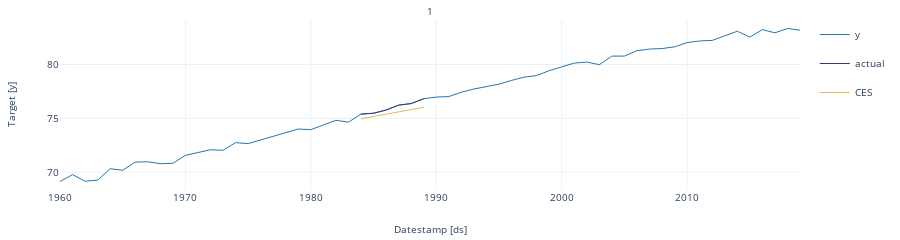
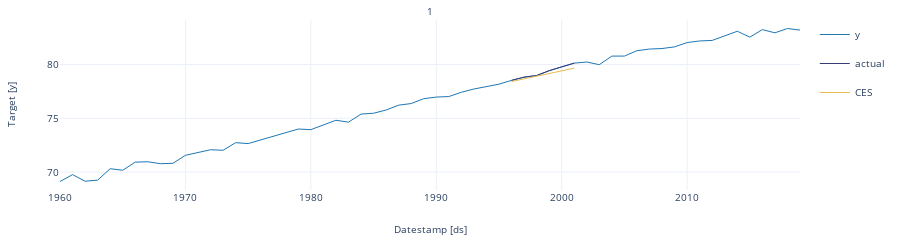
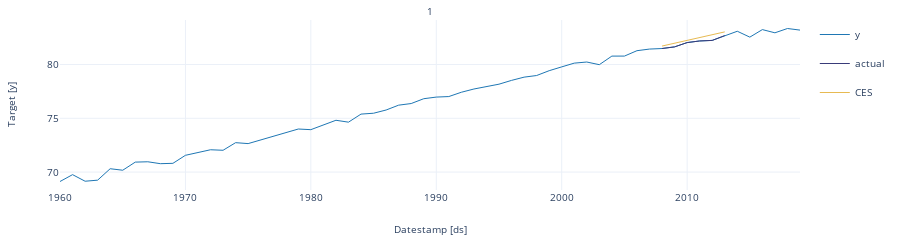

These figures' notebook cell, in order:
### Markdown cell above
We’ll now plot the forecast for each cutoff period. To make the plots clearer, we’ll rename the actual values in each period.

### Code cell
crossvalidation_df.rename(columns = {'y' : 'actual'}, inplace = True) # rename actual values 

cutoff = crossvalidation_df['cutoff'].unique()

for k in range(len(cutoff)): 
    cv = crossvalidation_df[crossvalidation_df['cutoff'] == cutoff[k]]
    StatsForecast.plot(df, cv.loc[:, cv.columns != 'cutoff'])

### Figure 1 — Plotly figure (JSON) as saved in the notebook; plotly's stock layout.template omitted (floating-point values rounded to 4 significant figures)
{"data": [{"legendgroup": "y", "line": {"color": "#1f77b4", "width": 1}, "mode": "lines", "name": "y", "showlegend": true, "type": "scatter", "x": ["1960-01-01T00:00:00", "1961-01-01T00:00:00", "1962-01-01T00:00:00", "1963-01-01T00:00:00", "1964-01-01T00:00:00", "1965-01-01T00:00:00", "1966-01-01T00:00:00", "1967-01-01T00:00:00", "1968-01-01T00:00:00", "1969-01-01T00:00:00", "1970-01-01T00:00:00", "1971-01-01T00:00:00", "1972-01-01T00:00:00", "1973-01-01T00:00:00", "1974-01-01T00:00:00", "1975-01-01T00:00:00", "1976-01-01T00:00:00", "1977-01-01T00:00:00", "1978-01-01T00:00:00", "1979-01-01T00:00:00", "1980-01-01T00:00:00", "1981-01-01T00:00:00", "1982-01-01T00:00:00", "1983-01-01T00:00:00", "1984-01-01T00:00:00", "1985-01-01T00:00:00", "1986-01-01T00:00:00", "1987-01-01T00:00:00", "1988-01-01T00:00:00", "1989-01-01T00:00:00", "1990-01-01T00:00:00", "1991-01-01T00:00:00", "1992-01-01T00:00:00", "1993-01-01T00:00:00", "1994-01-01T00:00:00", "1995-01-01T00:00:00", "1996-01-01T00:00:00", "1997-01-01T00:00:00", "1998-01-01T00:00:00", "1999-01-01T00:00:00", "2000-01-01T00:00:00", "2001-01-01T00:00:00", "2002-01-01T00:00:00", "2003-01-01T00:00:00", "2004-01-01T00:00:00", "2005-01-01T00:00:00", "2006-01-01T00:00:00", "2007-01-01T00:00:00", "2008-01-01T00:00:00", "2009-01-01T00:00:00", "2010-01-01T00:00:00", "2011-01-01T00:00:00", "2012-01-01T00:00:00", "2013-01-01T00:00:00", "2014-01-01T00:00:00", "2015-01-01T00:00:00", "2016-01-01T00:00:00", "2017-01-01T00:00:00", "2018-01-01T00:00:00", "2019-01-01T00:00:00"], "xaxis": "x", "y": [69.12, 69.76, 69.15, 69.25, 70.31, 70.17, 70.93, 70.96, 70.78, 70.81, 71.56, 71.81, 72.08, 72.03, 72.73, 72.65, 72.99, 73.36, 73.69, 74.0, 73.94, 74.35, 74.81, 74.64, 75.39, 75.47, 75.77, 76.22, 76.37, 76.82, 76.97, 77.02, 77.42, 77.72, 77.92, 78.17, 78.52, 78.82, 78.98, 79.42, 79.78, 80.13, 80.23, 79.98, 80.78, 80.78, 81.28, 81.43, 81.49, 81.64, 82.04, 82.19, 82.24, 82.69, 83.09, 82.54, 83.24, 82.95, 83.35, 83.2], "yaxis": "y"}, {"legendgroup": "actual", "line": {"color": "#393b79", "width": 1}, "mode": "lines", "name": "actual", "showlegend": true, "type": "scatter", "x": ["1984-01-01T00:00:00", "1985-01-01T00:00:00", "1986-01-01T00:00:00", "1987-01-01T00:00:00", "1988-01-01T00:00:00", "1989-01-01T00:00:00"], "xaxis": "x", "y": [75.39, 75.47, 75.77, 76.22, 76.37, 76.82], "yaxis": "y"}, {"legendgroup": "CES", "line": {"color": "#e7ba52", "width": 1}, "mode": "lines", "name": "CES", "showlegend": true, "type": "scatter", "x": ["1984-01-01T00:00:00", "1985-01-01T00:00:00", "1986-01-01T00:00:00", "1987-01-01T00:00:00", "1988-01-01T00:00:00", "1989-01-01T00:00:00"], "xaxis": "x", "y": [74.95, 75.16, 75.38, 75.59, 75.81, 76.02], "yaxis": "y"}], "layout": {"annotations": [{"font": {"size": 10}, "showarrow": false, "text": "1", "x": 0.5, "xanchor": "center", "xref": "paper", "y": 1, "yanchor": "bottom", "yref": "paper"}, {"font": {"size": 10}, "showarrow": false, "text": "Datestamp [ds]", "x": 0.5, "xanchor": "center", "xref": "paper", "y": 0, "yanchor": "top", "yref": "paper", "yshift": -30}, {"font": {"size": 10}, "showarrow": false, "text": "Target [y]", "textangle": -90, "x": 0, "xanchor": "right", "xref": "paper", "xshift": -40, "y": 0.5, "yanchor": "middle", "yref": "paper"}], "autosize": true, "font": {"size": 10}, "height": 150, "margin": {"b": 50, "l": 60, "r": 10, "t": 20}, "xaxis": {"anchor": "y", "domain": [0, 1], "showticklabels": true, "visible": true}, "yaxis": {"anchor": "x", "domain": [0, 1]}}}

### Figure 2 — Plotly figure (JSON) as saved in the notebook; plotly's stock layout.template omitted (floating-point values rounded to 4 significant figures)
{"data": [{"legendgroup": "y", "line": {"color": "#1f77b4", "width": 1}, "mode": "lines", "name": "y", "showlegend": true, "type": "scatter", "x": ["1960-01-01T00:00:00", "1961-01-01T00:00:00", "1962-01-01T00:00:00", "1963-01-01T00:00:00", "1964-01-01T00:00:00", "1965-01-01T00:00:00", "1966-01-01T00:00:00", "1967-01-01T00:00:00", "1968-01-01T00:00:00", "1969-01-01T00:00:00", "1970-01-01T00:00:00", "1971-01-01T00:00:00", "1972-01-01T00:00:00", "1973-01-01T00:00:00", "1974-01-01T00:00:00", "1975-01-01T00:00:00", "1976-01-01T00:00:00", "1977-01-01T00:00:00", "1978-01-01T00:00:00", "1979-01-01T00:00:00", "1980-01-01T00:00:00", "1981-01-01T00:00:00", "1982-01-01T00:00:00", "1983-01-01T00:00:00", "1984-01-01T00:00:00", "1985-01-01T00:00:00", "1986-01-01T00:00:00", "1987-01-01T00:00:00", "1988-01-01T00:00:00", "1989-01-01T00:00:00", "1990-01-01T00:00:00", "1991-01-01T00:00:00", "1992-01-01T00:00:00", "1993-01-01T00:00:00", "1994-01-01T00:00:00", "1995-01-01T00:00:00", "1996-01-01T00:00:00", "1997-01-01T00:00:00", "1998-01-01T00:00:00", "1999-01-01T00:00:00", "2000-01-01T00:00:00", "2001-01-01T00:00:00", "2002-01-01T00:00:00", "2003-01-01T00:00:00", "2004-01-01T00:00:00", "2005-01-01T00:00:00", "2006-01-01T00:00:00", "2007-01-01T00:00:00", "2008-01-01T00:00:00", "2009-01-01T00:00:00", "2010-01-01T00:00:00", "2011-01-01T00:00:00", "2012-01-01T00:00:00", "2013-01-01T00:00:00", "2014-01-01T00:00:00", "2015-01-01T00:00:00", "2016-01-01T00:00:00", "2017-01-01T00:00:00", "2018-01-01T00:00:00", "2019-01-01T00:00:00"], "xaxis": "x", "y": [69.12, 69.76, 69.15, 69.25, 70.31, 70.17, 70.93, 70.96, 70.78, 70.81, 71.56, 71.81, 72.08, 72.03, 72.73, 72.65, 72.99, 73.36, 73.69, 74.0, 73.94, 74.35, 74.81, 74.64, 75.39, 75.47, 75.77, 76.22, 76.37, 76.82, 76.97, 77.02, 77.42, 77.72, 77.92, 78.17, 78.52, 78.82, 78.98, 79.42, 79.78, 80.13, 80.23, 79.98, 80.78, 80.78, 81.28, 81.43, 81.49, 81.64, 82.04, 82.19, 82.24, 82.69, 83.09, 82.54, 83.24, 82.95, 83.35, 83.2], "yaxis": "y"}, {"legendgroup": "actual", "line": {"color": "#393b79", "width": 1}, "mode": "lines", "name": "actual", "showlegend": true, "type": "scatter", "x": ["1996-01-01T00:00:00", "1997-01-01T00:00:00", "1998-01-01T00:00:00", "1999-01-01T00:00:00", "2000-01-01T00:00:00", "2001-01-01T00:00:00"], "xaxis": "x", "y": [78.52, 78.82, 78.98, 79.42, 79.78, 80.13], "yaxis": "y"}, {"legendgroup": "CES", "line": {"color": "#e7ba52", "width": 1}, "mode": "lines", "name": "CES", "showlegend": true, "type": "scatter", "x": ["1996-01-01T00:00:00", "1997-01-01T00:00:00", "1998-01-01T00:00:00", "1999-01-01T00:00:00", "2000-01-01T00:00:00", "2001-01-01T00:00:00"], "xaxis": "x", "y": [78.42, 78.66, 78.91, 79.16, 79.41, 79.66], "yaxis": "y"}], "layout": {"annotations": [{"font": {"size": 10}, "showarrow": false, "text": "1", "x": 0.5, "xanchor": "center", "xref": "paper", "y": 1, "yanchor": "bottom", "yref": "paper"}, {"font": {"size": 10}, "showarrow": false, "text": "Datestamp [ds]", "x": 0.5, "xanchor": "center", "xref": "paper", "y": 0, "yanchor": "top", "yref": "paper", "yshift": -30}, {"font": {"size": 10}, "showarrow": false, "text": "Target [y]", "textangle": -90, "x": 0, "xanchor": "right", "xref": "paper", "xshift": -40, "y": 0.5, "yanchor": "middle", "yref": "paper"}], "autosize": true, "font": {"size": 10}, "height": 150, "margin": {"b": 50, "l": 60, "r": 10, "t": 20}, "xaxis": {"anchor": "y", "domain": [0, 1], "showticklabels": true, "visible": true}, "yaxis": {"anchor": "x", "domain": [0, 1]}}}

### Figure 3 — Plotly figure (JSON) as saved in the notebook; plotly's stock layout.template omitted (floating-point values rounded to 4 significant figures)
{"data": [{"legendgroup": "y", "line": {"color": "#1f77b4", "width": 1}, "mode": "lines", "name": "y", "showlegend": true, "type": "scatter", "x": ["1960-01-01T00:00:00", "1961-01-01T00:00:00", "1962-01-01T00:00:00", "1963-01-01T00:00:00", "1964-01-01T00:00:00", "1965-01-01T00:00:00", "1966-01-01T00:00:00", "1967-01-01T00:00:00", "1968-01-01T00:00:00", "1969-01-01T00:00:00", "1970-01-01T00:00:00", "1971-01-01T00:00:00", "1972-01-01T00:00:00", "1973-01-01T00:00:00", "1974-01-01T00:00:00", "1975-01-01T00:00:00", "1976-01-01T00:00:00", "1977-01-01T00:00:00", "1978-01-01T00:00:00", "1979-01-01T00:00:00", "1980-01-01T00:00:00", "1981-01-01T00:00:00", "1982-01-01T00:00:00", "1983-01-01T00:00:00", "1984-01-01T00:00:00", "1985-01-01T00:00:00", "1986-01-01T00:00:00", "1987-01-01T00:00:00", "1988-01-01T00:00:00", "1989-01-01T00:00:00", "1990-01-01T00:00:00", "1991-01-01T00:00:00", "1992-01-01T00:00:00", "1993-01-01T00:00:00", "1994-01-01T00:00:00", "1995-01-01T00:00:00", "1996-01-01T00:00:00", "1997-01-01T00:00:00", "1998-01-01T00:00:00", "1999-01-01T00:00:00", "2000-01-01T00:00:00", "2001-01-01T00:00:00", "2002-01-01T00:00:00", "2003-01-01T00:00:00", "2004-01-01T00:00:00", "2005-01-01T00:00:00", "2006-01-01T00:00:00", "2007-01-01T00:00:00", "2008-01-01T00:00:00", "2009-01-01T00:00:00", "2010-01-01T00:00:00", "2011-01-01T00:00:00", "2012-01-01T00:00:00", "2013-01-01T00:00:00", "2014-01-01T00:00:00", "2015-01-01T00:00:00", "2016-01-01T00:00:00", "2017-01-01T00:00:00", "2018-01-01T00:00:00", "2019-01-01T00:00:00"], "xaxis": "x", "y": [69.12, 69.76, 69.15, 69.25, 70.31, 70.17, 70.93, 70.96, 70.78, 70.81, 71.56, 71.81, 72.08, 72.03, 72.73, 72.65, 72.99, 73.36, 73.69, 74.0, 73.94, 74.35, 74.81, 74.64, 75.39, 75.47, 75.77, 76.22, 76.37, 76.82, 76.97, 77.02, 77.42, 77.72, 77.92, 78.17, 78.52, 78.82, 78.98, 79.42, 79.78, 80.13, 80.23, 79.98, 80.78, 80.78, 81.28, 81.43, 81.49, 81.64, 82.04, 82.19, 82.24, 82.69, 83.09, 82.54, 83.24, 82.95, 83.35, 83.2], "yaxis": "y"}, {"legendgroup": "actual", "line": {"color": "#393b79", "width": 1}, "mode": "lines", "name": "actual", "showlegend": true, "type": "scatter", "x": ["2008-01-01T00:00:00", "2009-01-01T00:00:00", "2010-01-01T00:00:00", "2011-01-01T00:00:00", "2012-01-01T00:00:00", "2013-01-01T00:00:00"], "xaxis": "x", "y": [81.49, 81.64, 82.04, 82.19, 82.24, 82.69], "yaxis": "y"}, {"legendgroup": "CES", "line": {"color": "#e7ba52", "width": 1}, "mode": "lines", "name": "CES", "showlegend": true, "type": "scatter", "x": ["2008-01-01T00:00:00", "2009-01-01T00:00:00", "2010-01-01T00:00:00", "2011-01-01T00:00:00", "2012-01-01T00:00:00", "2013-01-01T00:00:00"], "xaxis": "x", "y": [81.71, 81.97, 82.24, 82.5, 82.77, 83.03], "yaxis": "y"}], "layout": {"annotations": [{"font": {"size": 10}, "showarrow": false, "text": "1", "x": 0.5, "xanchor": "center", "xref": "paper", "y": 1, "yanchor": "bottom", "yref": "paper"}, {"font": {"size": 10}, "showarrow": false, "text": "Datestamp [ds]", "x": 0.5, "xanchor": "center", "xref": "paper", "y": 0, "yanchor": "top", "yref": "paper", "yshift": -30}, {"font": {"size": 10}, "showarrow": false, "text": "Target [y]", "textangle": -90, "x": 0, "xanchor": "right", "xref": "paper", "xshift": -40, "y": 0.5, "yanchor": "middle", "yref": "paper"}], "autosize": true, "font": {"size": 10}, "height": 150, "margin": {"b": 50, "l": 60, "r": 10, "t": 20}, "xaxis": {"anchor": "y", "domain": [0, 1], "showticklabels": true, "visible": true}, "yaxis": {"anchor": "x", "domain": [0, 1]}}}
